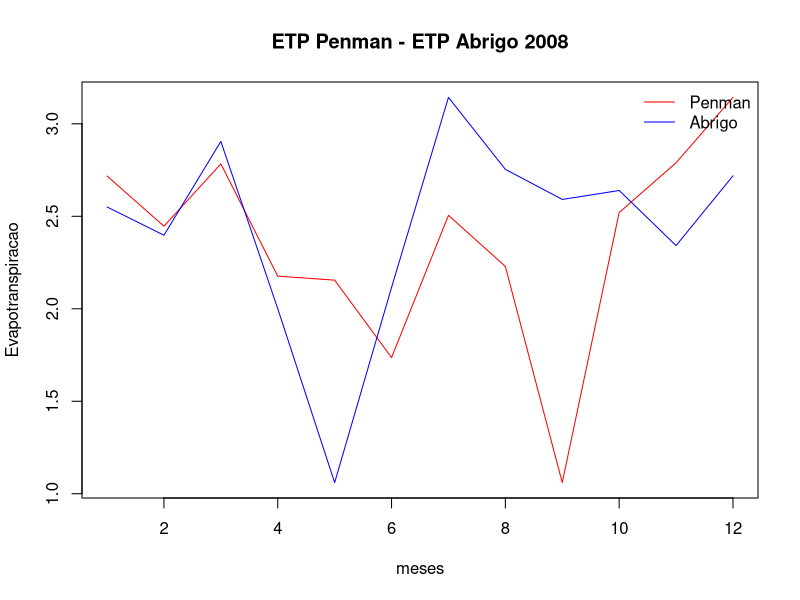
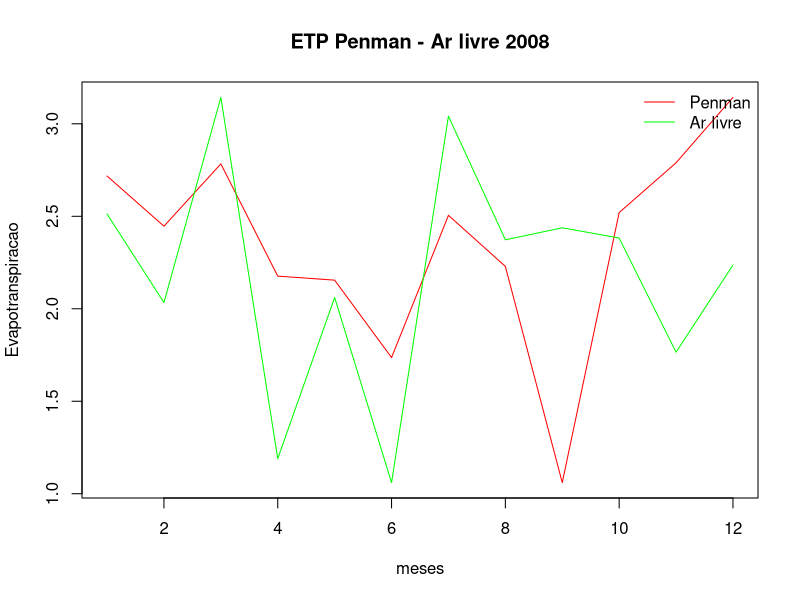
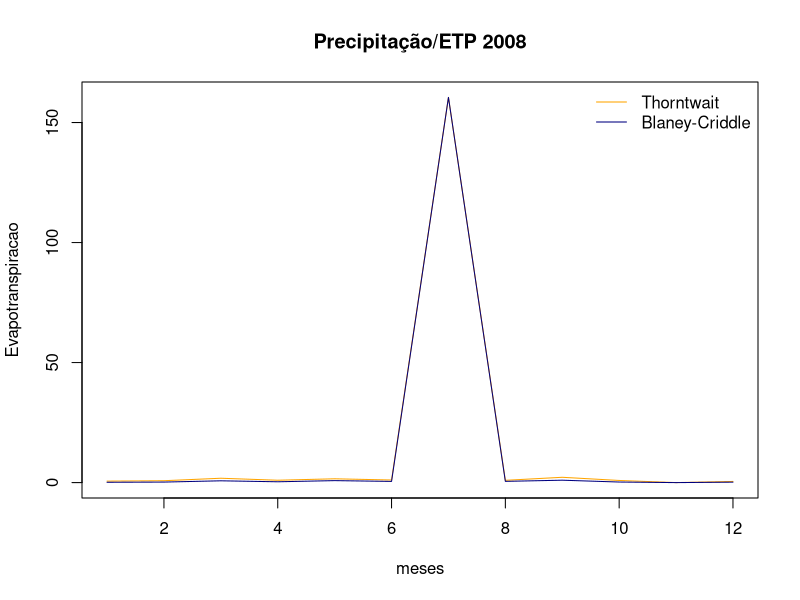
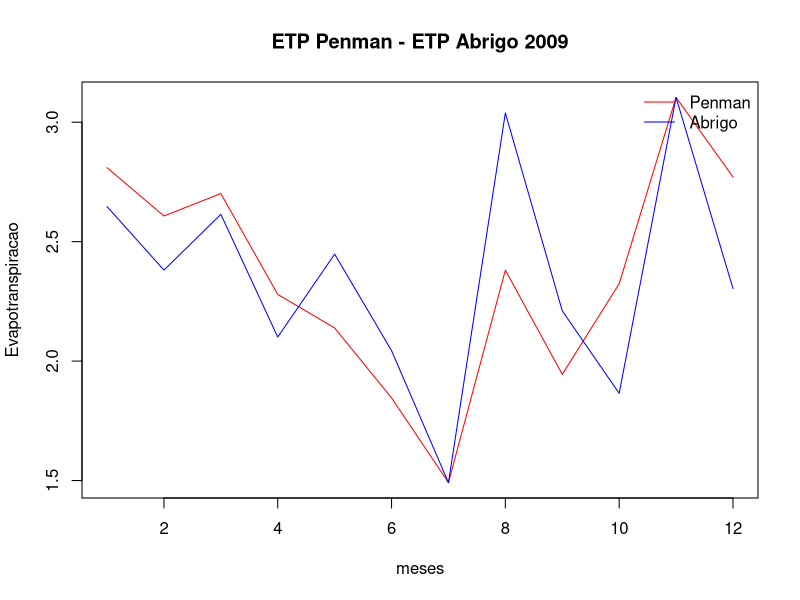
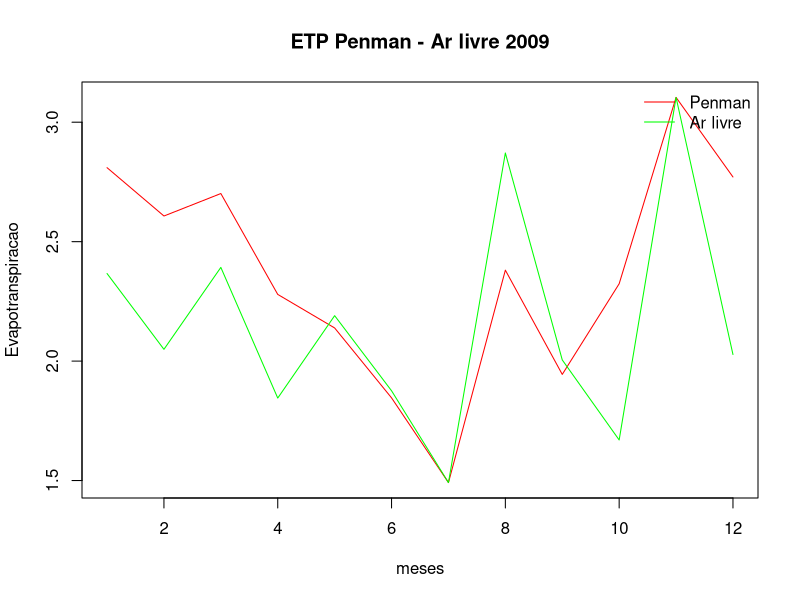
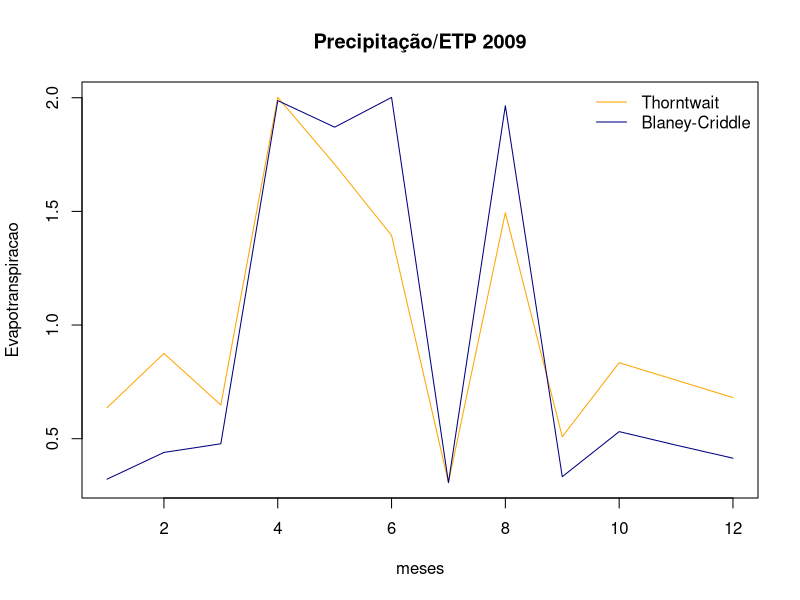
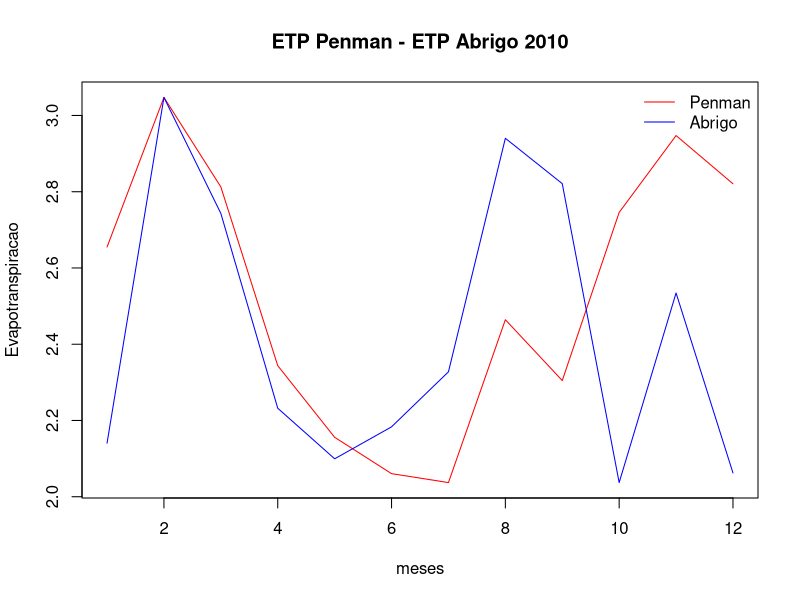
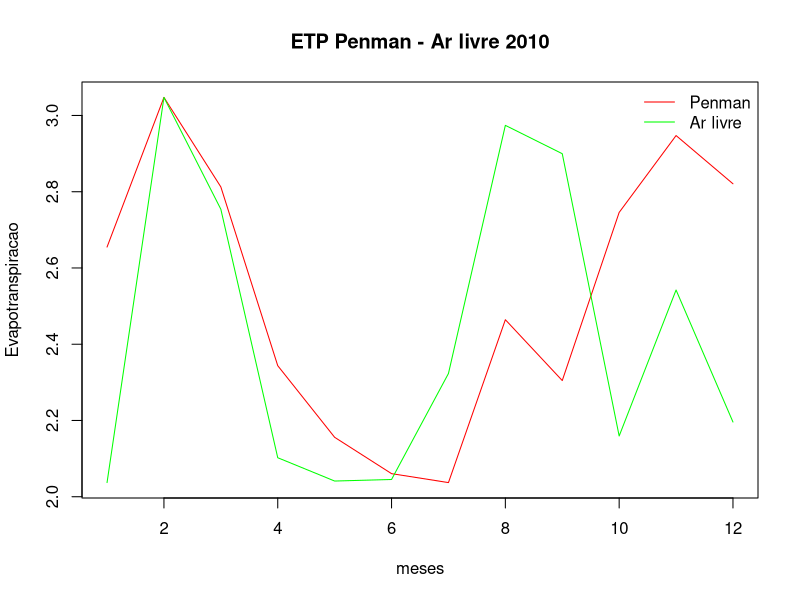

These charts were generated, in order, by the following R code:
#<Code>
#Metodo de Penman
setwd("/home/paulo/Documentos/Hidrometeorologia/lista3")

 t <- read.csv("temperatura_penman.csv", header=T, sep=";")
 vento <- read.csv("vento.csv", header=T, sep=";")
 ur <- read.csv("ur.csv", header=T, sep=";")
 radiacao <- read.csv("radiacao.csv", header=T, sep=";")
 p <- read.csv("tempo_radiacao.csv", header=T, sep=";") #tempo de radiacao
 evapo_ar_livre <- read.csv("evapo_ar_livre.csv", header=T, sep=";")
 evapo_abrigo <- read.csv("evapo_abrigo.csv", header=T, sep=";")
 evapo_ar_livre <- t(evapo_ar_livre)
 evapo_abrigo <- t(evapo_abrigo)
 prec <- read.csv("preciptacao.csv", header=T, sep=";")
 
 
##Costantes e vetores
L <- 59
alpha <- 0.3
sigma <- 1.19*(10**-9)
fc <- c(1.17, 1.01, 1.05, 0.97, 0.94, 0.88, 0.93, 0.98, 1.00, 1.10, 1.11, 1.18)
#p <- c(0.31, 0.29, 0.28, 0.26, 0.25, 0.24, 0.24, 0.26, 0.27, 0.29, 0.30, 0.31)
meses <- month.abb
I <- NULL


##A equacao de Penman: E0 = [(delta/gama)*(qef/L) +Ei]/[(delta/gama) + 1]
#No final tem que transpor a matriz de E0
##Variaveis

#pressao_de_vapor_de_saturacao

e_s <- 4.58*(10**((7.5*t)/(237.3+t)))
e_a <- ur*e_s/100              
vento_2 <- vento*(log10(200/2))/log10(100*10)
Ei <- 0.35*(1/2 + vento_2/160)*(e_s - e_a)
qef_L <- abs(radiacao*(1-alpha) - (sigma*t**4)*(0.56 - 0.09*sqrt(e_a))*(0.1+0.9*p))/L 
delta_gama <- (38640*10**((7.5*t)/(237.3*t)))/((237.3+t)**2)

##Equacao de Penman

E0 <- ((delta_gama)*(qef_L) + Ei)/(delta_gama + 1)
E0[is.na(E0)] <- 0
E0 <- t(E0)

##Equacao de thorntwait

for (i in 1:9) {
  
I[i] <- sum((t[i,]/5)**1.514)
           
               }

a <- 67.5*(10**-8)*(I**3) - 7.71*(10**-6)*(I**2) + 0.01791*I + 0.492 

etp_1 <- fc*16*((10*(t/I))**a)
etp_1 <- t(etp_1)

##Equacao de Blaney-Criddle

etp_2 <- (0.457*t + 8.13)*p
etp_2 <- t(etp_2)

##Razao entre ETP/Prec

##Thornthwait e Blaney-Criddle

razao_1 <- etp_1/t(prec)
razao_2 <- etp_2/t(prec)

##Caso exista alguma indeterminacao ele substitui por zero
razao_1[is.na(razao_1)] <- 0
razao_2[is.na(razao_2)] <- 0

###Criando gráfico
ano <- 2008
#Gráfico da série.
#Cria Binários que serão convertidos posteriormente em .PNG
#Os comandos para salvar estão em comentario, pois gastam muita memoria e são usados somente quando encessário
for (i in 1:9){
 
   plot(E0[,i], type="l", col="red", main=paste("ETP Penman - ETP Abrigo", ano),  xlab = "meses", ylab = "Evapotranspiracao")
   par(new=T)
   plot(evapo_abrigo[,i], axes=F, ann=F, type="l", col="blue")
   legend("topright", legend=c("Penman", "Abrigo"), lty=1, col=c("red", "blue"), bty="n")
   #png(paste("PenmanETPAbrigo_", ano, ".png", sep=""))
   
   ####
   
   plot(E0[,i], type="l", col="red", main=paste("ETP Penman - Ar livre", ano),  xlab = "meses", ylab = "Evapotranspiracao")
   par(new=T)
   plot(evapo_ar_livre[,i], axes=F, ann=F, type="l", col="green")
   legend("topright", legend=c("Penman", "Ar livre"), lty=1, col=c("red", "green"), bty="n")
   #png(paste("PenmanETPArLivre_", ano, ".png", sep=""))
   
   ####
   
   plot(razao_1[,i], type="l", col="orange", main=paste("Precipitação/ETP", ano),  xlab = "meses", ylab = "Evapotranspiracao")
   par(new=T)
   plot(razao_2[,i], axes=F, ann=F, type="l", col="navyblue")
   legend("topright", legend=c("Thorntwait", "Blaney-Criddle"), lty=1, col=c("orange", "navyblue"), bty="n")
   #png(paste("PrecETP_", ano, ".png", sep=""))
   
   ano <- ano + 1  
             
                }

#<endcode>